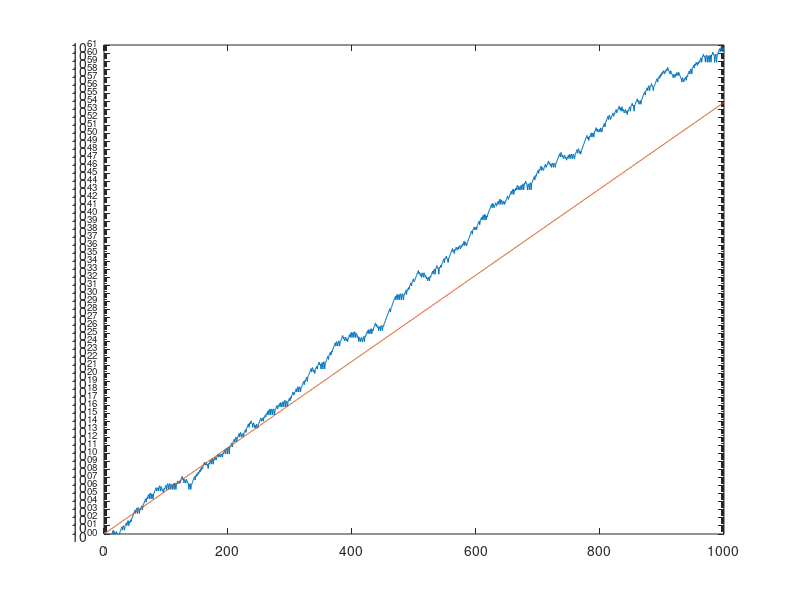

Here is the MATLAB script that generated this plot:
%RFIB   Random Fibonacci sequence.

rng(100)               % Set random number state.
m = 1000;              % Number of iterations.

x = [1 2];             % Initial conditions.
for n = 2:m-1          % Main loop.
     x(n+1) = x(n) + sign(rand-0.5)*x(n-1);
end

semilogy(1:m,abs(x))
c = 1.13198824;        % Viswanath's constant.
hold on
semilogy(1:m,c.^(1:m))
hold off
